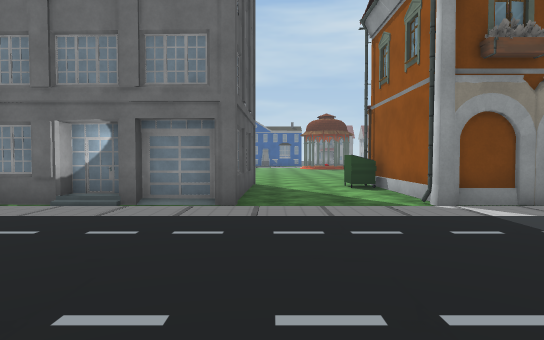
View 1 (above)

24 first-person views from a walk through a Unity game level. The camera is 1.5 m above the floor, tilts 2° down and sees 75° across. The floor is counted in squares, 2 m on a side. Each view is taken from the middle of a square. On the plan, view 1 faces up. The plan holds only what a view shows up to about 11 squares ahead; the rest is blank. The place goes on beyond the plan. The player character is not drawn. Door leaves are left out, so doorways stand open. Some surface patterns are stand-ins.

View 2
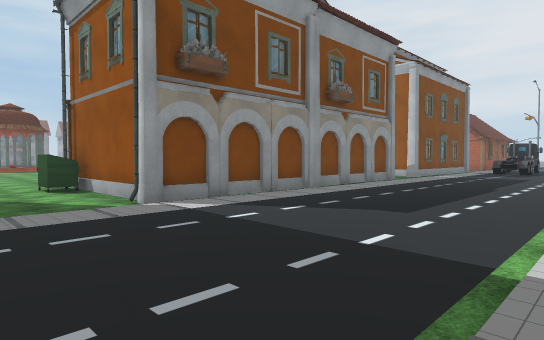

View 3
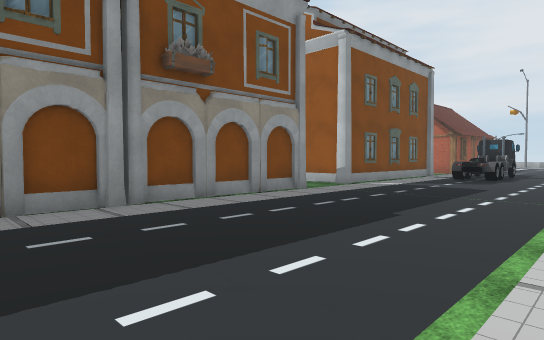

View 4
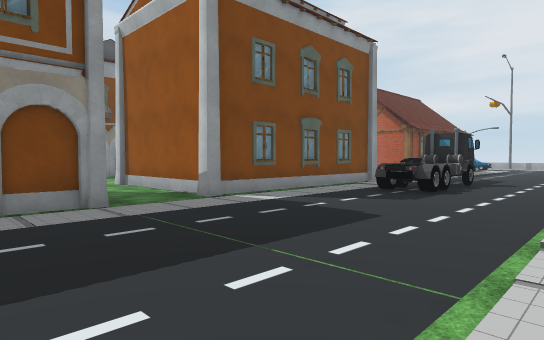

View 5
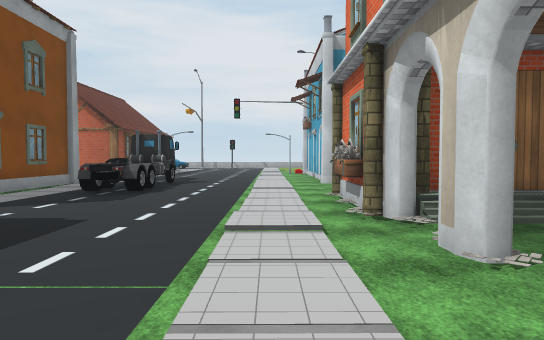

View 6
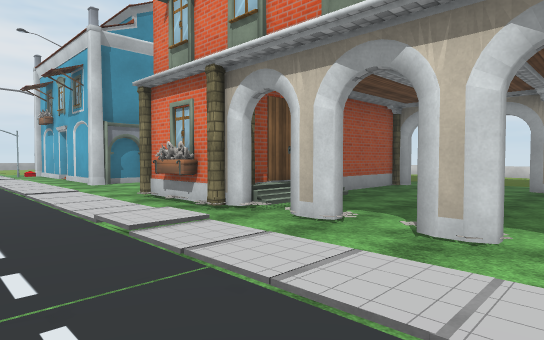

View 7
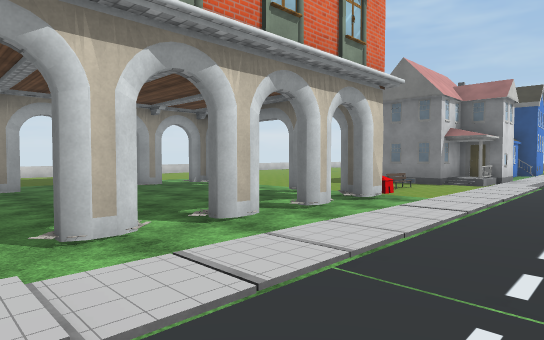

View 8
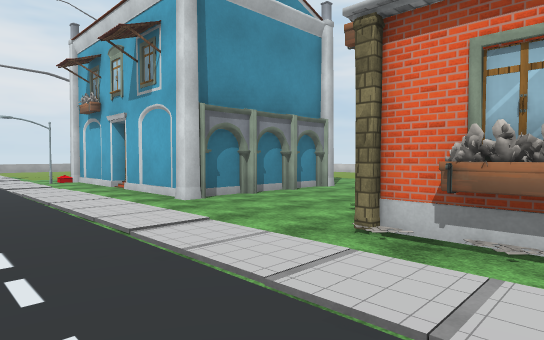

View 9
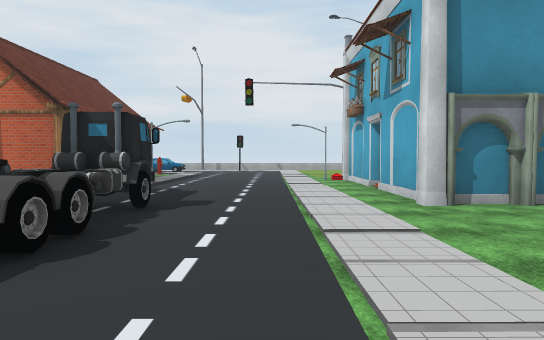

View 10
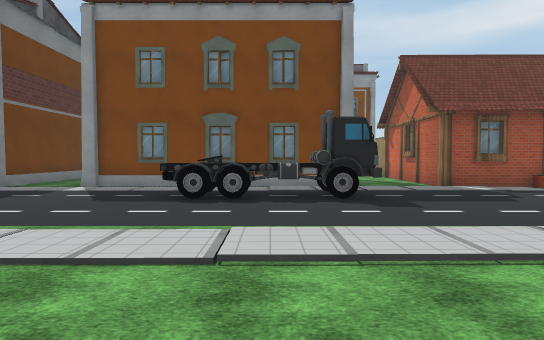

View 11
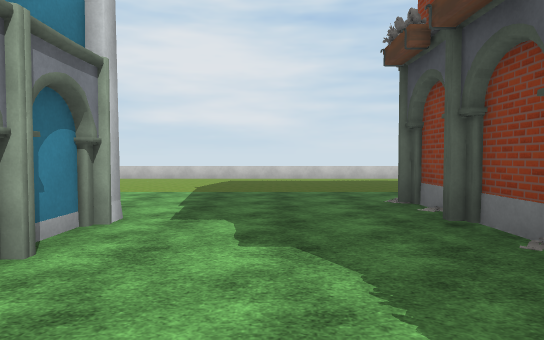

View 12
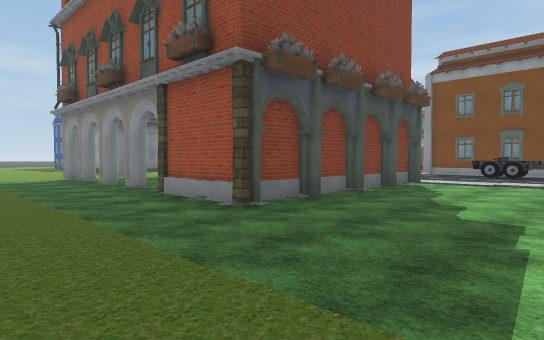

View 13
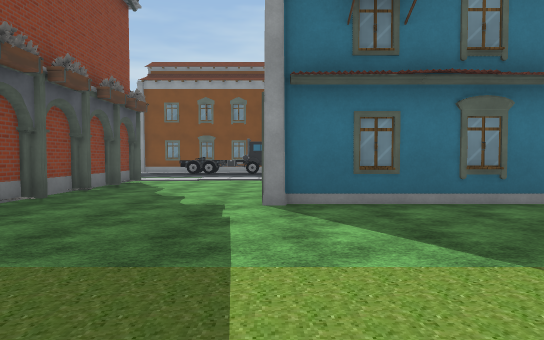

View 14
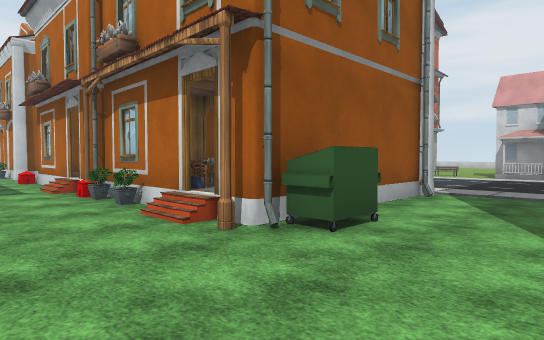

View 15
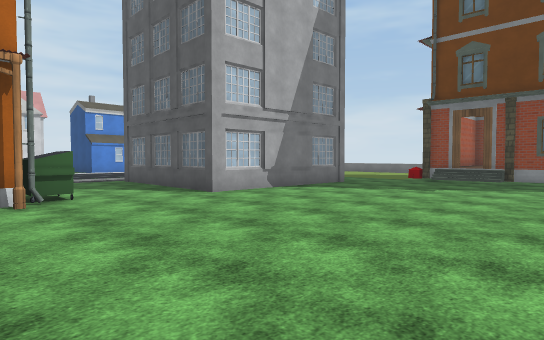

View 16
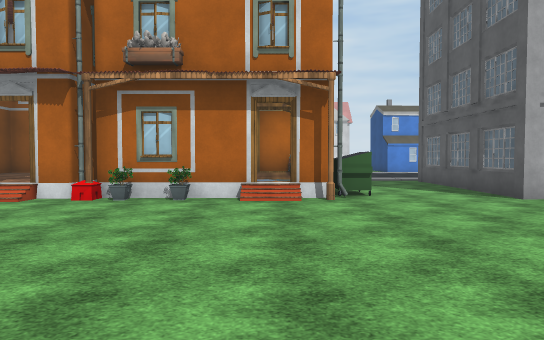

View 17
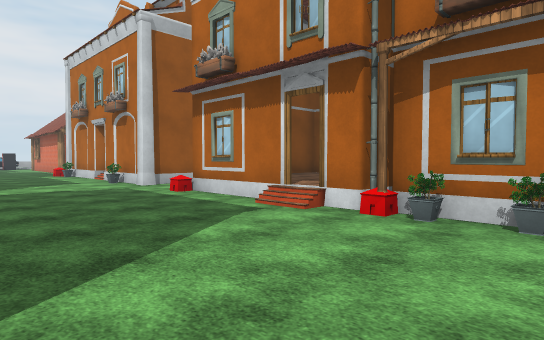

View 18
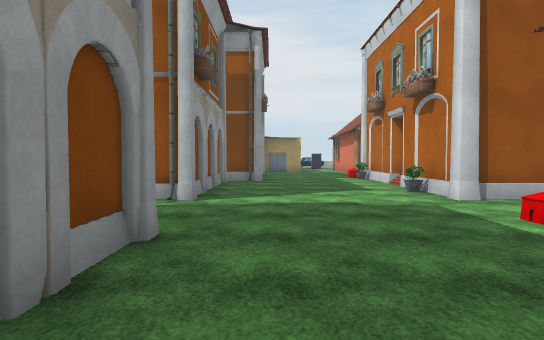

View 19
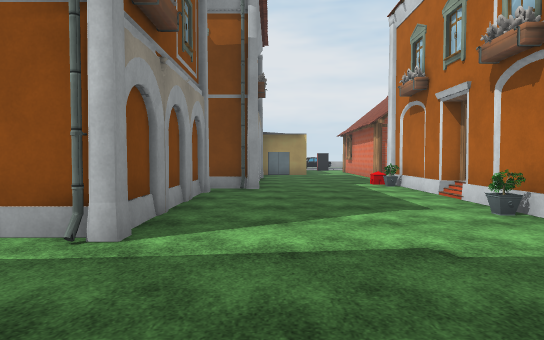

View 20
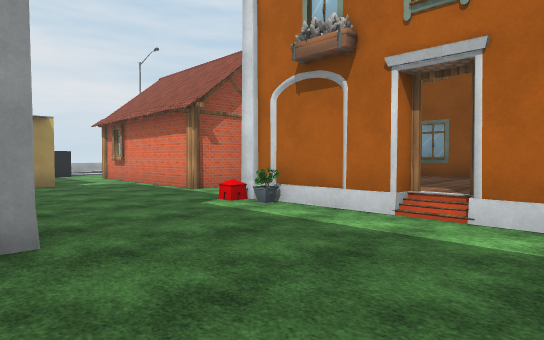

View 21
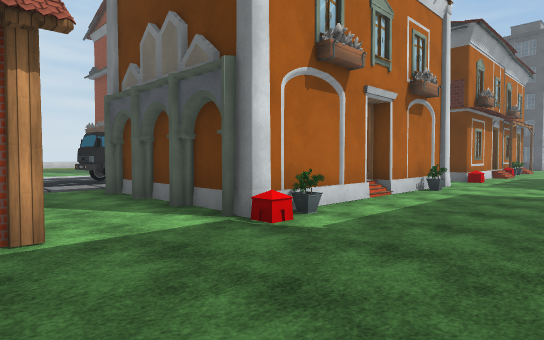

View 22
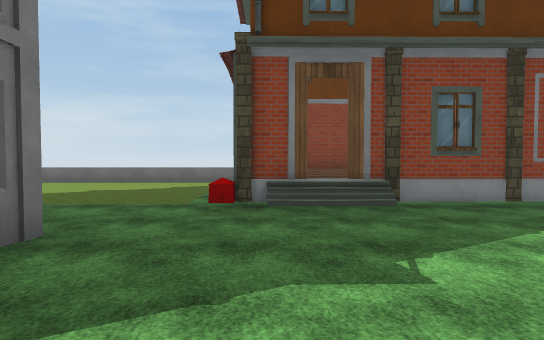

View 23
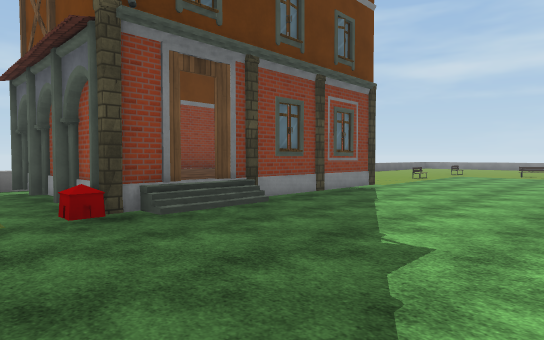

View 24
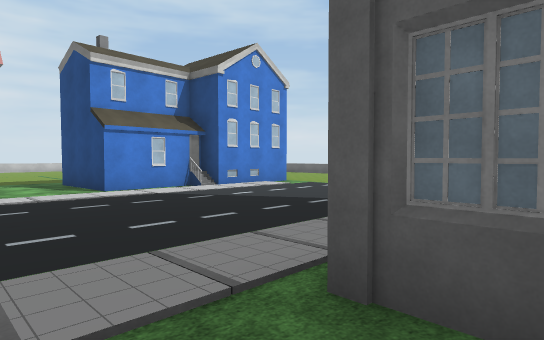

### Floor plan
Key: @ floor where view 1 was taken; # wall or solid block; . main floor; : floor 0.25 m higher than the main floor; + floor 0.5 m higher than the main floor; / step, stairs or slope; D open door; = window, fence, low wall or low ledge; ^ raised ledge; C column; B building; I bin; P pipe; S sofa; O other object.
Columns run from 13 left of view 1 to 24 right of it. Each row starts with its distance up from view 1.
 17  #    C...   ... .          #
 16  #    #............       .P####
 15  #    C.............   ##........
 14  #   #D...............................
 13  #####C...............................
 12 ^.....................................
 11 ^    ............CSOOCD....##O###O#...
 10 ^    ...B  ##..IP+O# PD###.# #D####.##
  9 ^           #... +   #+++#.#   =  #.#
  8 ^           #... +  #  ++#.#   =  #.#
  7 ^           #... +  #   +#.#    = #.#
  6 ^       ## ##...P# ## ####.########.##
  5           ........... ............//
  4          ......................OOO....
  3         ......................OOOO....
  2        ...............................
  1       ................................
  0       .   ...@......................
 -1       ###/....#BB   .......C..C.......
 -2         ####. ##B   ##..#.#C###...####
 -3            #.   B   ......./###...#
 -4            ..       .......:###...#
 -5            ..         ......##....#
 -6                      .......###...####
 -7                      #.....C###.......
 -8                      ...#.#C..C.......
 -9                      .................
-10                          ............
-11                                   .
-12                                   .

Where each view was taken, in squares from view 1:
view 1: 0 up, 0 right, facing up
view 2: 0 up, 0 right, facing up-right
view 3: 0 up, 5 right, facing up-right
view 4: 0 up, 10 right, facing up-right
view 5: 0 up, 10 right, facing right
view 6: 2 up, 10 right, facing down-right
view 7: 2 up, 14 right, facing down-left
view 8: 2 up, 15 right, facing down-right
view 9: 1 up, 15 right, facing right
view 10: 3 down, 19 right, facing up
view 11: 2 down, 19 right, facing down
view 12: 11 down, 21 right, facing up-left
view 13: 12 down, 21 right, facing up
view 14: 13 up, 0 right, facing down-right
view 15: 17 up, 4 right, facing down-left
view 16: 17 up, 4 right, facing down
view 17: 15 up, 5 right, facing down-right
view 18: 14 up, 8 right, facing right
view 19: 14 up, 11 right, facing right
view 20: 15 up, 16 right, facing down-right
view 21: 14 up, 24 right, facing down-left
view 22: 13 up, 2 left, facing left
view 23: 11 up, 3 left, facing up-left
view 24: 7 up, 1 right, facing down-left
